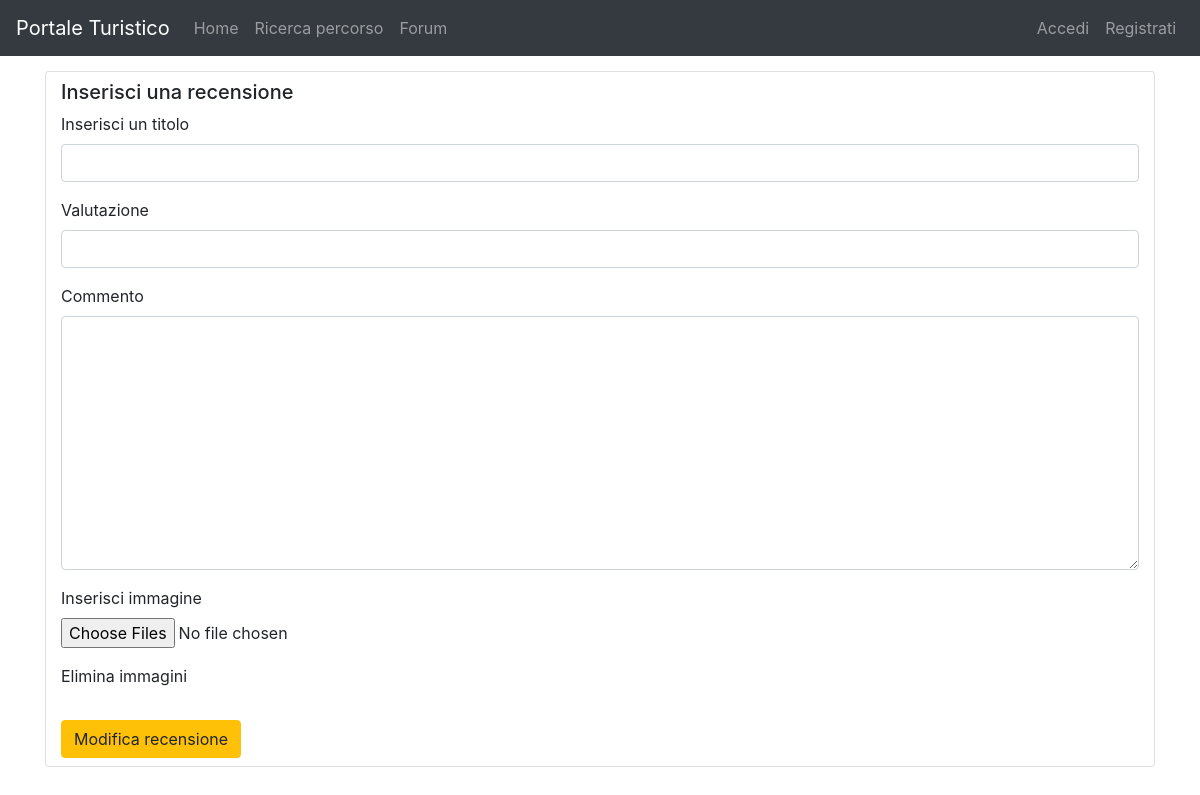
The app's page /path/edit_review/6-2/, older data.
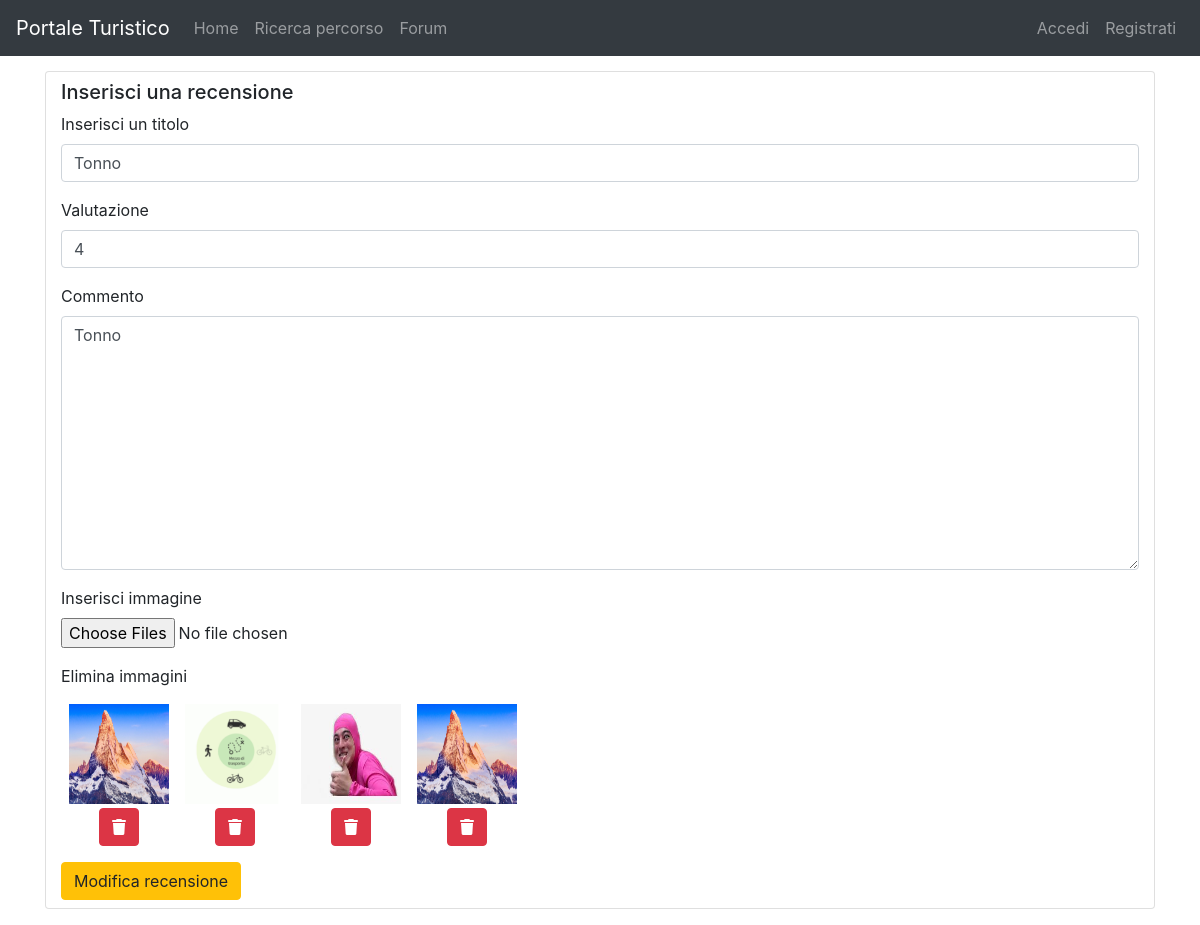
The same page, newer data.
### pathManagement/models.py (models this page shows, shortened)
class Review(models.Model):
    class Meta:
        unique_together = (('path', 'user'),)
    path = models.ForeignKey(Path, on_delete=models.CASCADE)
    user = models.ForeignKey(Profile, on_delete=models.CASCADE)
    valuation = models.PositiveIntegerField(validators=[MinValueValidator(1), MaxValueValidator(5)])
    title = models.CharField(blank=False, max_length=255)
    comment = models.TextField(blank=True, max_length=1000)
    created_at = models.DateTimeField(auto_now_add=True)

class ListPhoto(models.Model):
    review = models.ForeignKey(Review, on_delete=models.CASCADE)
    photo = models.ImageField(blank=True, upload_to=user_review_directory_path)

### pathManagement/views.py (the view, shortened to what this page needs)
# urls.py: path('edit_review/<int:pk1>-<int:pk2>/', EditPathReview.as_view(), name='editReview'),
class EditPathReview(UpdateView):
    model = Review
    template_name = 'editPathReview.html'
    form_class = EditPathReviewForm
    def get_object(self, queryset=None):
        return return_review(self.kwargs.get('pk2'), self.kwargs.get('pk1'))
    def get_context_data(self, **kwargs):
        context = super(EditPathReview, self).get_context_data()
        review = return_review(self.kwargs.get('pk2'), self.kwargs.get('pk1'))
        image = ListPhoto.objects.filter(review=review)
        context['image'] = image
        context['pk_user'] = self.kwargs.get('pk1')
        context['pk_path'] = self.kwargs.get('pk2')
        return context

### pathManagement/forms.py
class EditPathReviewForm(ModelForm):
    image = forms.ImageField(required=False, label='Inserisci immagine', widget=forms.ClearableFileInput(attrs={'multiple': True}))
    class Meta:
        model = Review
        fields = ['title', 'valuation', 'comment']
        labels = {
            'comment': _('Commento'),
            'valuation': _('Valutazione'),
            'title': _('Inserisci un titolo'),
        }

### pathManagement/views.py (called while the page is built)
def return_review(pk_path, pk_user):
    path = Path.objects.filter(id=pk_path).last()
    user = User.objects.filter(pk=pk_user).last()
    profile = Profile.objects.filter(user=user).last()
    return Review.objects.filter(user=profile, path=path).last()

### pathManagement/templates/editPathReview.html (shortened to what this page needs)
{% extends 'base.html' %}
{% load crispy_forms_tags %}
{% block slideshow %}
    <div class="container py-3">
        <div class="card py-2">
            <div class="col-md-12">
                <h5>Inserisci una recensione</h5>
                <form action="" method="post" enctype="multipart/form-data">{% csrf_token %}
                    {{ form.title|as_crispy_field }}
                    {{ form.valuation|as_crispy_field }}
                    {{ form.comment|as_crispy_field }}
                    {{ form.image|as_crispy_field }}
                    <p>Elimina immagini</p>
                    <ul class="pagination pg-blue">
                        {% for imm in image %}
                            <li class="page-item">
                                <div class="container px-2">
                                    <img src="{{ imm.photo.url }}" height="100" width="100">
                                    <br>
                                    <div class="text-center pt-1">
                                        <a href="{% url 'deleteImageReview' pk_user pk_path imm.pk %}"
                                           class="btn btn-danger"
                                           type="submit"
                                           role="button" style="justify-content: right"> <i class="fas fa-trash"></i>
                                        </a>
                                    </div>
                                </div>
                            </li>
                        {% endfor %}
                    </ul>
                    <button class="btn btn-warning btn-rounded z-depth-0" type="submit">
                        Modifica recensione
                    </button>
                </form>
            </div>
        </div>
    </div>
{% endblock %}

Row changes from the older to the newer data that the page shows:
added Review: title "Tonno", valuation "4", comment "Tonno"
added ListPhoto: photo (picture)
added ListPhoto: photo (picture)
added ListPhoto: photo (picture)
added ListPhoto: photo (picture)
